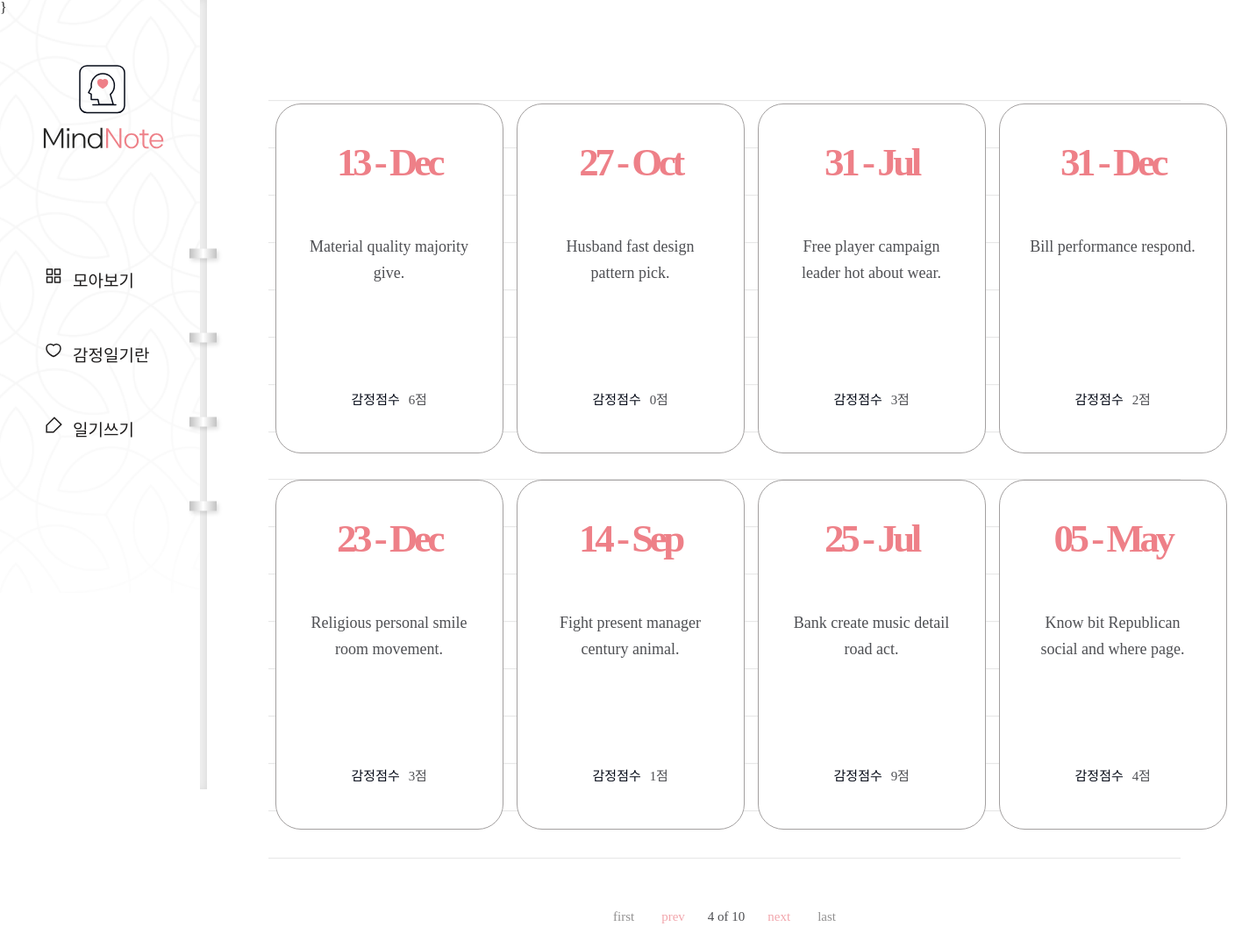
Page /diary/?page=4 on the committed database.
### diary/models.py (models this page shows, shortened)
class Page(models.Model):
    title = models.CharField(max_length=100, validators=[validate_no_hash])
    content = models.TextField(validators=[validate_no_hash])
    feeling = models.CharField(max_length=80, validators=[validate_no_hash, validate_no_numbers])
    score = models.IntegerField(validators = [validate_score])
    dt_created = models.DateTimeField(auto_now_add=True)

### diary/views.py (the view)
# urls.py: path('diary/',views.PageListView.as_view(), name = 'page-list'),
class PageListView(ListView):
    model = Page
    template_name = 'diary/page_list.html'
    conetext_object_name = 'obj'
    ordering = ['-dt_created']
    paginate_by = 8
    page_kwarg = 'page'

### diary/templates/diary/page_list.html (shortened to what this page needs)
{% extends './base.html' %}
{% block content %}}
    <div class="wrap-note">
        <div class="note">
            <div class="note-list">
                {% if page_obj.object_list %}
                    <ul>
                        {% for obj in page_obj.object_list %}
                        <li>
                            <a href="{% url 'page-detail' obj.id %}">
                            <div class="date">
                                <span>{{obj.dt_created|date:"d - M"}}</span>
                            </div>
                            <h2>{{obj.title}}</h2>
                            <div class="score">
                                <p>감정점수</p>
                                <span>{{obj.score}}점</span>
                            </div></a>
                        </li>
                        {% endfor %}
                    </ul>
                {% endif %}
            </div>
            <div class="paging">
                {% if page_obj.has_previous %}
                    <a href="?page=1" class="first">first</a>
                    <a href="?page={{page.previous_page_number}}" class = "prev">prev</a>
                {% endif %}
                <span>
                    <p>{{page_obj.number}} of {{page_obj.paginator.num_pages}}</p>
                </span>
                {% if page_obj.has_next %}
                    <a href="?page={{page_obj.next_page_number}}" class = "next">next</a>
                    <a href="?page={{page_obj.paginator.num_pages}}" class="last">last</a>
                {% endif %}
            </div>
        </div>
    </div>
{% endblock content %}

### diary/static/diary/css/styles.css (style rules this page uses)
h1,h2,h3,p,a,ul,li { margin: 0; padding: 0; font-family: 'NanumSquare'; list-style: none; text-decoration: none; outline: none; }
html { position: relative; min-height: 100%; margin: 0; }
body { margin: 0; padding: 0; -webkit-font-smoothing: antialiased; -moz-osx-font-smoothing: auto; }
.wrap-note .note { padding-left: 236px; padding-top: 50px; padding-bottom: 200px; }
.note-list { margin: 0 70px; padding-top: 50px; background: url(../image/note-bg.svg) repeat-x center/1535px 974px; }
.note-list ul { overflow: hidden; width: 1100px; margin: 0 auto; padding-bottom: 50px; }
.note-list ul li { float: left; width: 25%; padding-bottom: 30px; }
.note-list ul li a { display: block; width: 258px; height: 397px; margin: 0 auto; background: #fff; border: solid 1px #a3a0a0; border-radius: 29px; }
.note-list ul li a .date { margin-top: 40px; margin-bottom: 55px; text-align: center; }
.note-list ul li a .date span { display: block; font-family: 'NanumSquare'; color: #ee8088; font-weight: 700; font-size: 45px; letter-spacing: -4.47px; }
.note-list ul li a h2 { width: 196px; height: 150px; margin: 0 auto; font-family: 'NanumBarunpen'; color: #4e4f53; font-weight: normal; font-size: 18px; line-height: 1.67; text-align: center; }
.note-list ul li a .score { margin-top: 28px; text-align: center; }
.note-list ul li a .score p { display: inline-block; font-family: 'NanumSquare'; color: #060b18; font-size: 15px; }
.note-list ul li a .score span { padding-left: 6px; font-family: 'NanumBarunpen'; color: #4e4f53; font-size: 15px; letter-spacing: -0.29px; }
.paging { margin-top: 10px; text-align: center; }
.paging a { display: inline-block; font-family: 'NanumSquare'; font-size: 15px; }
.paging .first,.paging .last { color: #929191; }
.paging .first { margin-right: 27px; }
.paging .last { margin-left: 27px; }
.paging .prev,.paging .next { color: #f2a6ac; }
.paging span { display: inline-block; }
.paging span p { margin: 0 22px; font-family: 'NanumSquare'; color: #4e4f53; font-size: 15px; }

### rows in the picture
Page: dt_created "13 - Dec", title "Material quality majority give.", score "6"
Page: dt_created "27 - Oct", title "Husband fast design pattern pick.", score "0"
Page: dt_created "31 - Jul", title "Free player campaign leader hot about wear.", score "3"
Page: dt_created "31 - Dec", title "Bill performance respond.", score "2"
Page: dt_created "23 - Dec", title "Religious personal smile room movement.", score "3"
Page: dt_created "14 - Sep", title "Fight present manager century animal.", score "1"
Page: dt_created "25 - Jul", title "Bank create music detail road act.", score "9"
Page: dt_created "05 - May", title "Know bit Republican social and where page.", score "4"

### other values in the picture
{{ page_obj.number }} "4"
{{ page_obj.paginator.num_pages }} "10"
